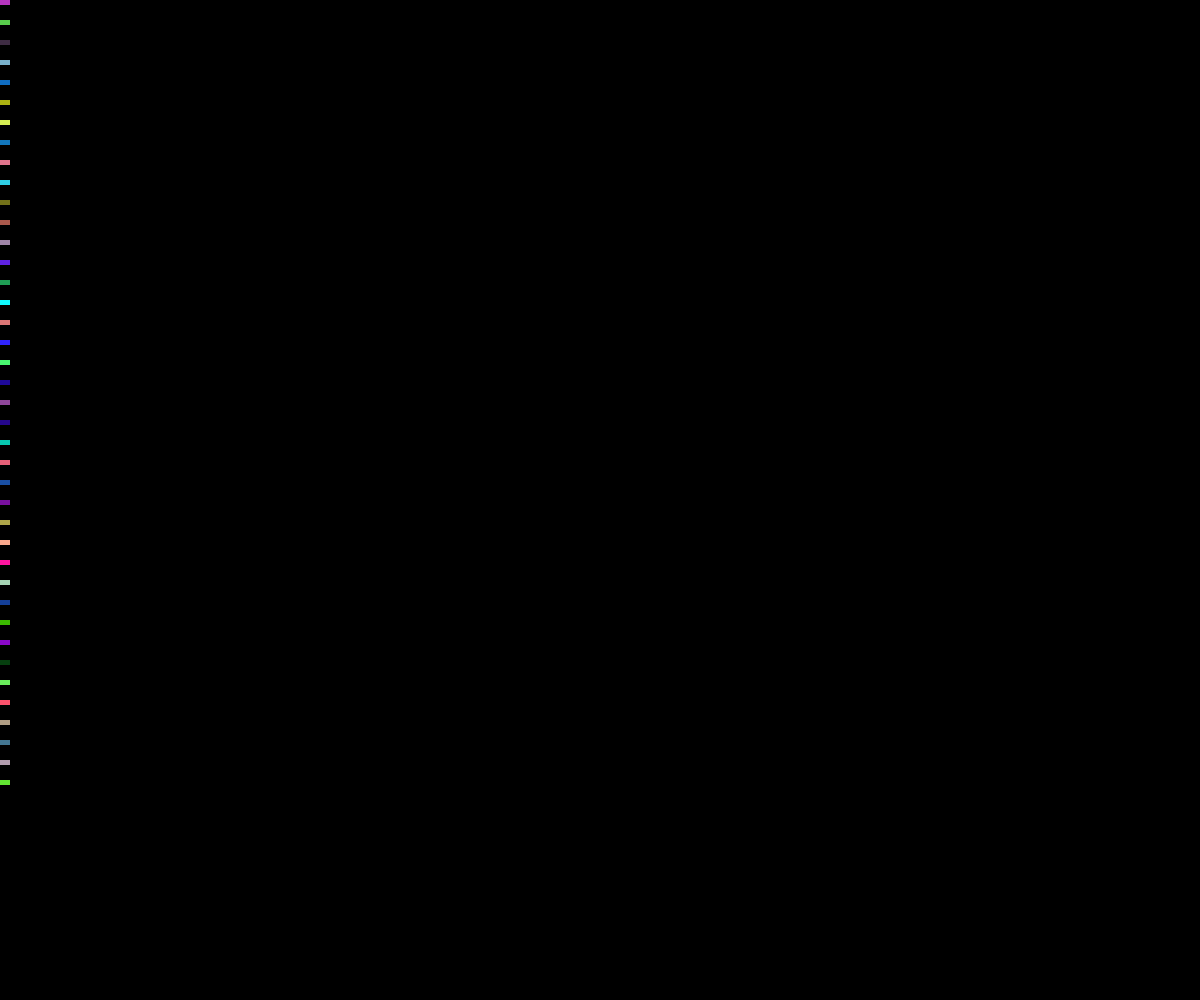
Frame 1 (no input)
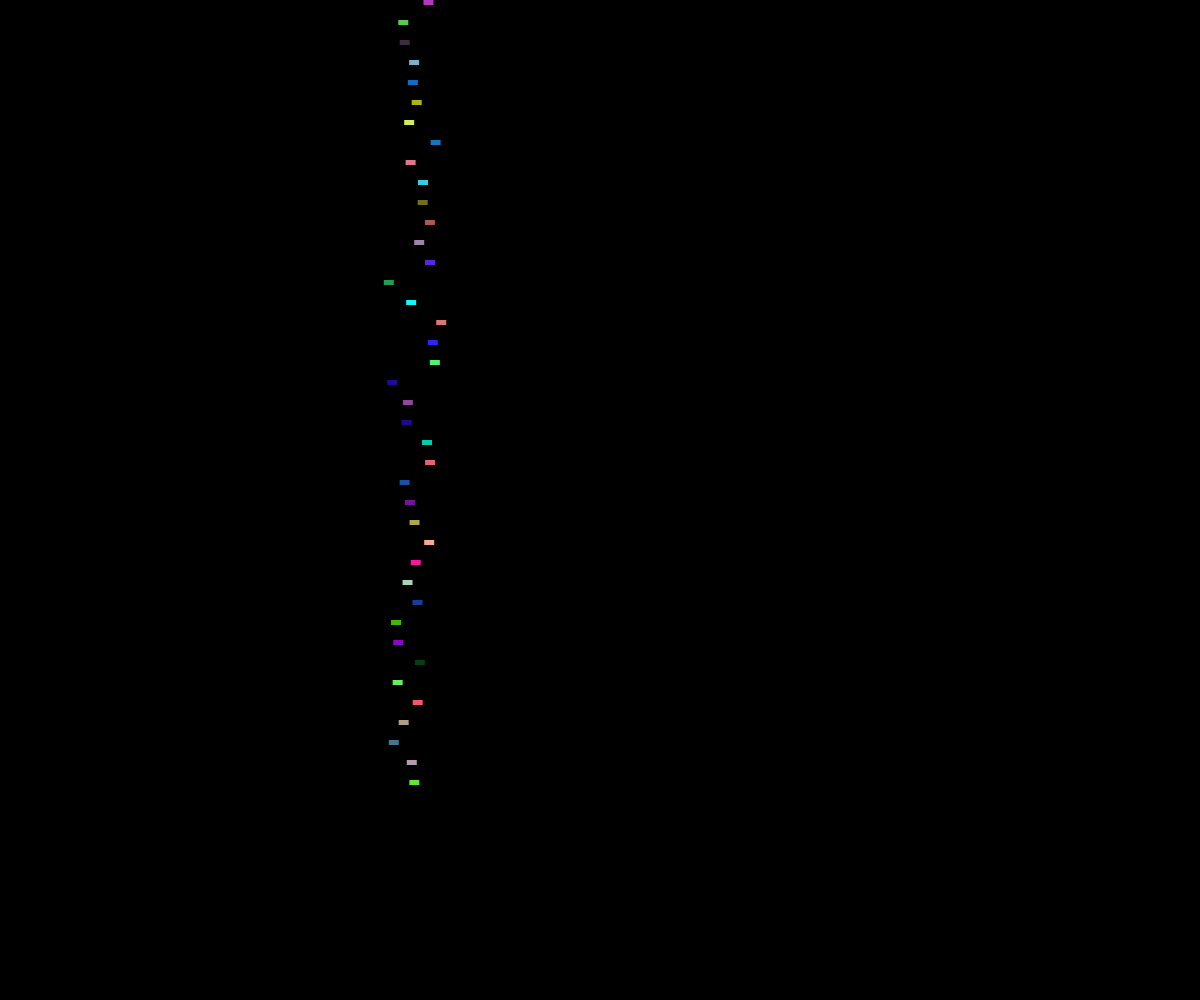
Frame 60 (no input)
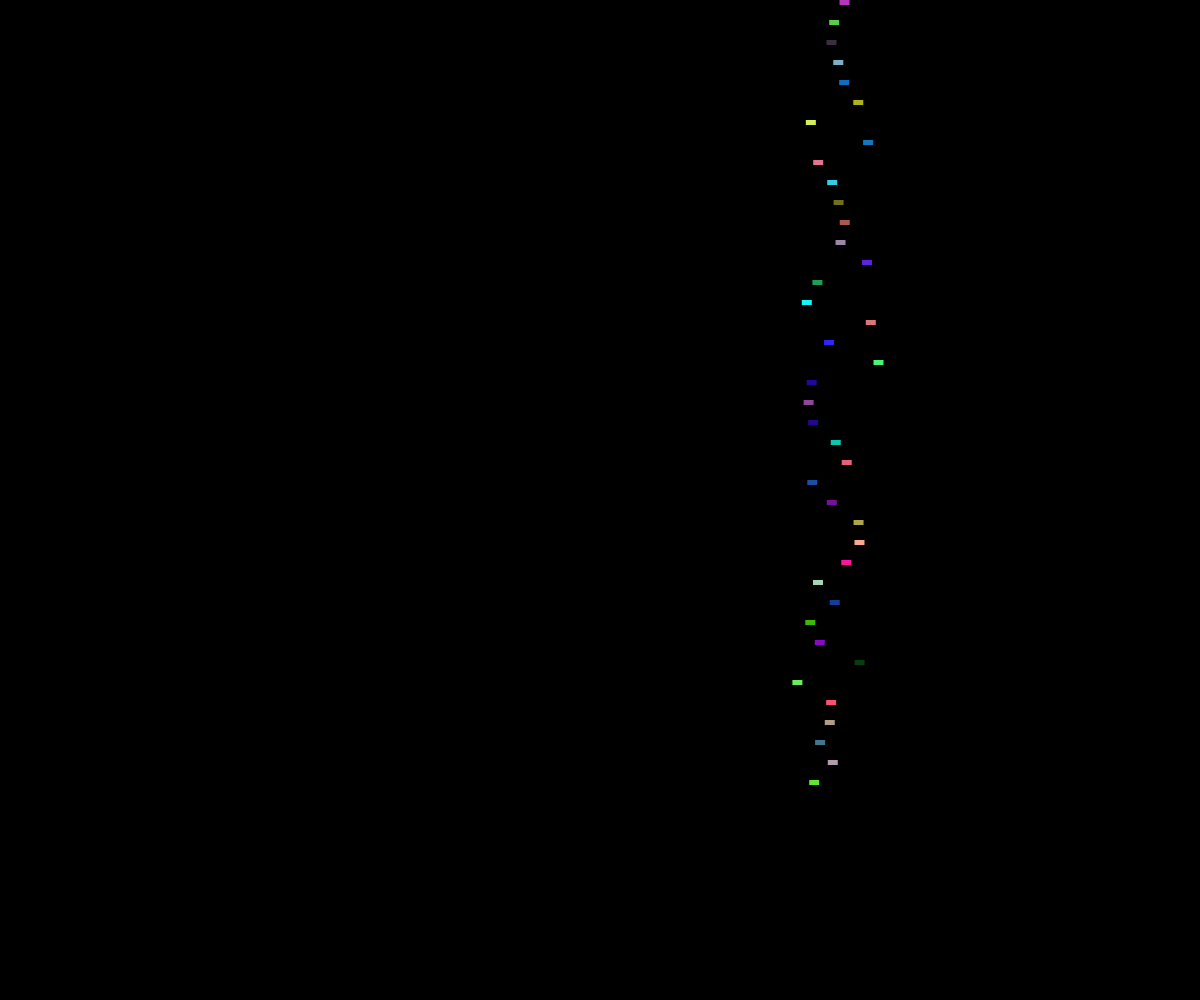
Frame 120 (the mouse pressed at the canvas centre since frame 60)

The p5.js sketch that drew these frames (run headless with seeded random() and noise() and a simulated clock; from frame 60 on, the mouse is pressed at the canvas centre):

// p5.js sketch
// ── sketch.js


let brick_y;
let many_bricks= [];
var count;


function setup(){
  createCanvas(windowWidth,windowHeight);
  brick_y=0;
  for(let i =1; i<=40; i++){
    many_bricks.push(new Brick(0,brick_y));
    brick_y+=20;
  }
}

function draw(){
  background('black');
  for(var i=0; i<many_bricks.length; i++){
    many_bricks[i].frame();
  }
}

class Brick {
  constructor(x_pos,y_pos){
    this.red = random(255);
    this.green =random(255);
    this.blue =random(255);
    this.x = x_pos;
    this.y = y_pos;
    this.width = 10;
    this.height= 5;
  }
  display(){
    push();
    noStroke();
    fill(this.red,this.green,this.blue);
    translate( this.x,this.y);
    rect(0,0,this.width,this.height);
    pop();
  }
  move(){
    this.x+=random(4,10);
  }

  check(){
    if(this.x>=windowWidth){
      this.x=0;
    }
  }
  frame(){
    this.display();
    this.move();
    this.check();
  }
}
